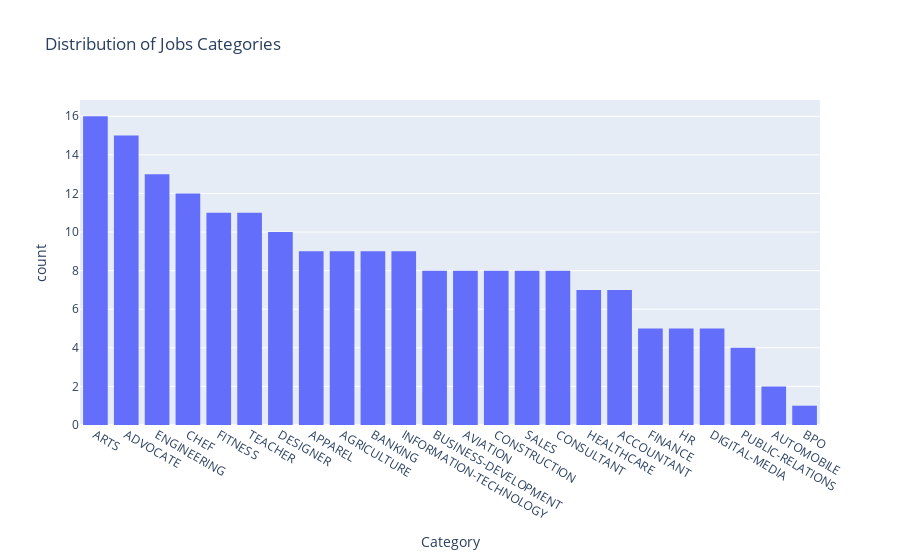

The notebook cell this image was saved under:
### Markdown cell above
## 4. Visualization

Let's visualize Job distributions and skill distributions.

### Job distribution

### Code cell
import plotly.express as px

fig = px.histogram(
    df_resume, x="Category", title="Distribution of Jobs Categories"
).update_xaxes(categoryorder="total descending")
fig.show()

### Figure 1 — Plotly figure (JSON) as saved in the notebook; plotly's stock layout.template omitted (floating-point values rounded to 4 significant figures; data arrays with more than 128 entries replaced by an {"elided": "..."} marker saying what was removed)
{"data": [{"alignmentgroup": "True", "bingroup": "x", "hovertemplate": "Category=%{x}<br>count=%{y}<extra></extra>", "legendgroup": "", "marker": {"color": "#636efa", "pattern": {"shape": ""}}, "name": "", "offsetgroup": "", "orientation": "v", "showlegend": false, "type": "histogram", "x": {"elided": "200 str values"}, "xaxis": "x", "yaxis": "y"}], "layout": {"barmode": "relative", "legend": {"tracegroupgap": 0}, "title": {"text": "Distribution of Jobs Categories"}, "xaxis": {"anchor": "y", "categoryorder": "total descending", "domain": [0, 1], "title": {"text": "Category"}}, "yaxis": {"anchor": "x", "domain": [0, 1], "title": {"text": "count"}}}}
